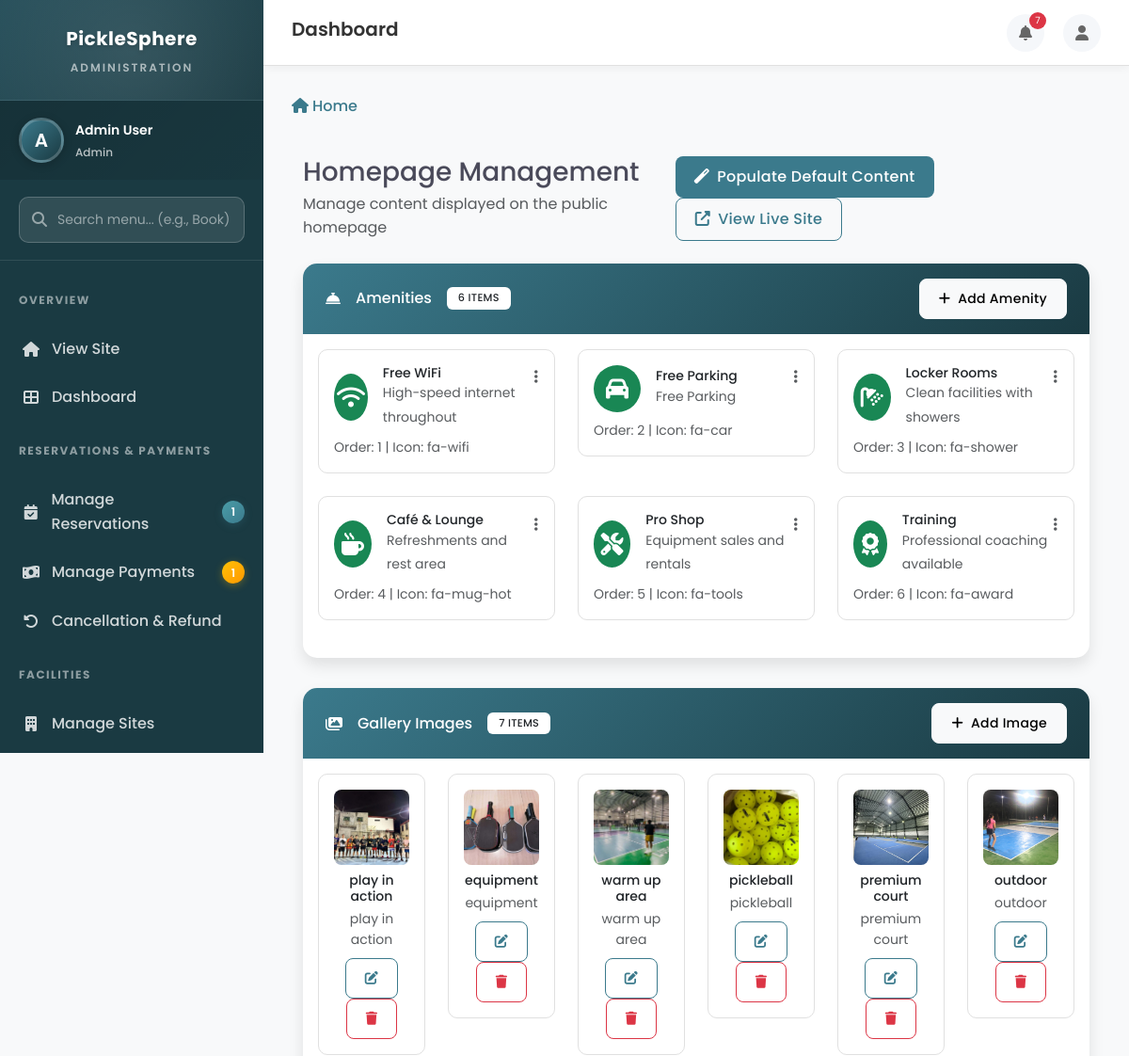
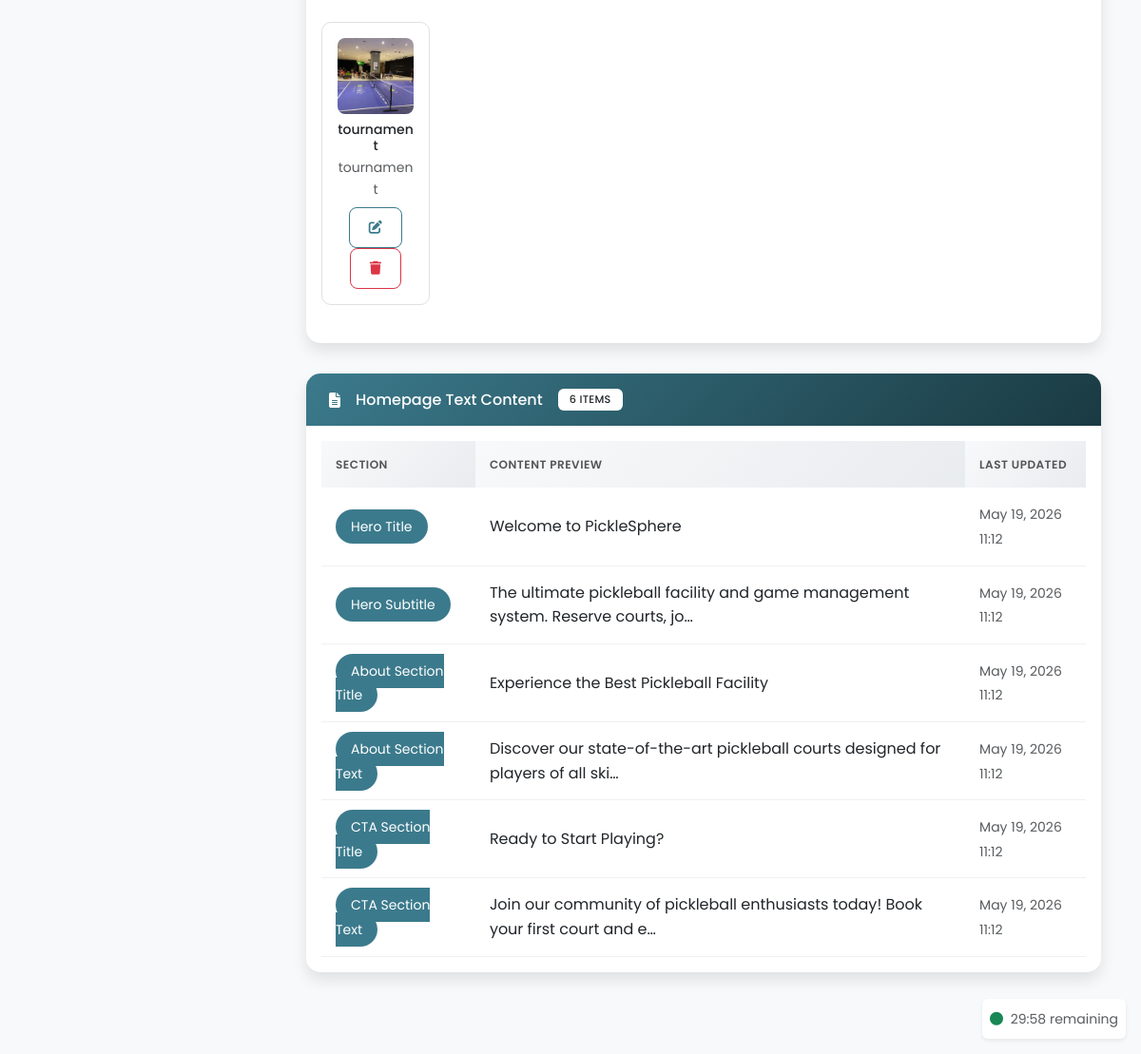
The page /dashboard/homepage/ (signed in) on the database its author committed (2 pictures, top to bottom).
### accounts/models.py (models this page shows, shortened)
class User(AbstractUser):
    ROLE_CHOICES = (
        ('admin', 'Admin'),
        ('staff', 'Staff'),
        ('user', 'User'),
    )
    GENDER_CHOICES = (
        ('M', 'Male'),
        ('F', 'Female'),
        ('O', 'Other'),
        ('P', 'Prefer not to say'),
    )
    role = models.CharField(max_length=10, choices=ROLE_CHOICES, default='user')
    gender = models.CharField(max_length=1, choices=GENDER_CHOICES, blank=True, null=True)
    phone_number = models.CharField(max_length=20, blank=True, null=True)
    profile_picture = models.ImageField(upload_to='profiles/', blank=True, null=True)
    address = models.TextField(blank=True, null=True)
    created_at = models.DateTimeField(auto_now_add=True)
    updated_at = models.DateTimeField(auto_now=True)
    class Meta:
        db_table = 'users'
    def is_admin(self):
        return self.role == 'admin'

### dashboard/models.py (models this page shows, shortened)
class Amenity(models.Model):
    icon = models.CharField(
        max_length=50,
        help_text="Font Awesome icon class, e.g., fa-wifi, fa-car",
        default="fa-check"
    )
    title = models.CharField(max_length=100)
    description = models.CharField(max_length=200)
    is_active = models.BooleanField(default=True)
    display_order = models.PositiveIntegerField(default=0)
    created_at = models.DateTimeField(auto_now_add=True)
    updated_at = models.DateTimeField(auto_now=True)
    class Meta:
        ordering = ['display_order', 'title']
        verbose_name = 'Amenity'
        verbose_name_plural = 'Amenities'

class GalleryImage(models.Model):
    image = models.ImageField(upload_to='gallery/')
    title = models.CharField(max_length=100, blank=True)
    alt_text = models.CharField(max_length=200, help_text="Alternative text for accessibility")
    is_active = models.BooleanField(default=True)
    display_order = models.PositiveIntegerField(default=0)
    created_at = models.DateTimeField(auto_now_add=True)
    updated_at = models.DateTimeField(auto_now=True)
    class Meta:
        ordering = ['display_order', '-created_at']
        verbose_name = 'Gallery Image'
        verbose_name_plural = 'Gallery Images'

class HomePageContent(models.Model):
    SECTION_CHOICES = [
        ('hero_title', 'Hero Title'),
        ('hero_subtitle', 'Hero Subtitle'),
        ('about_title', 'About Section Title'),
        ('about_text', 'About Section Text'),
        ('cta_title', 'CTA Section Title'),
        ('cta_text', 'CTA Section Text'),
    ]
    section = models.CharField(max_length=50, choices=SECTION_CHOICES, unique=True)
    content = models.TextField()
    is_active = models.BooleanField(default=True)
    updated_at = models.DateTimeField(auto_now=True)
    class Meta:
        verbose_name = 'Home Page Content'
        verbose_name_plural = 'Home Page Contents'

### dashboard/views.py (the view)
# urls.py: path('dashboard/homepage/', views.homepage_management, name='homepage_management'),
@login_required
@admin_required
def homepage_management(request):
    from .models import Amenity, GalleryImage, HomePageContent
    amenities = Amenity.objects.filter(is_active=True).order_by('display_order')
    gallery_images = GalleryImage.objects.filter(is_active=True).order_by('display_order')
    homepage_content = HomePageContent.objects.filter(is_active=True)
    context = {
        'amenities': amenities,
        'gallery_images': gallery_images,
        'homepage_content': homepage_content,
        'page_title': 'Homepage Management'
    }
    return render(request, 'admin/homepage/homepage_management.html', context)

### templates/admin/homepage/homepage_management.html (shortened to what this page needs)
{% extends 'base/dashboard_base.html' %}
{% load static %}
{% block content %}
<div class="container-fluid py-4">
    <div class="d-flex justify-content-between align-items-center mb-4">
        <div>
            <h1 class="h3 mb-1">Homepage Management</h1>
            <p class="text-muted mb-0">Manage content displayed on the public homepage</p>
        </div>
        <div>
            <form method="post" action="{% url 'populate_homepage_content' %}" class="d-inline">
                <button type="submit" class="btn btn-primary me-2">
                    <i class="fas fa-magic me-2"></i>Populate Default Content
                </button>
            </form>
            <a href="/" target="_blank" class="btn btn-outline-primary">
                <i class="fas fa-external-link-alt me-2"></i>View Live Site
            </a>
        </div>
    </div>
    <div class="card section-card">
        <div class="section-header">
            <div class="d-flex align-items-center">
                <i class="fas fa-concierge-bell me-3"></i>
                <h5 class="mb-0">Amenities</h5>
                <span class="badge bg-white text-dark ms-3">{{ amenities.count }} items</span>
            </div>
            <a href="{% url 'homepage_add_amenity' %}" class="btn btn-light btn-sm">
                <i class="fas fa-plus me-2"></i>Add Amenity
            </a>
        </div>
        <div class="card-body p-3">
            {% if amenities %}
                <div class="row">
                    {% for item in amenities %}
                    <div class="col-md-6 col-lg-4 mb-3">
                        <div class="item-card">
                            <div class="d-flex justify-content-between align-items-start">
                                <div class="d-flex align-items-center">
                                    <div class="item-icon bg-success text-white me-3">
                                        <i class="fas {{ item.icon }}"></i>
                                    </div>
                                    <div>
                                        <h6 class="mb-0">{{ item.title }}</h6>
                                        <small class="text-muted">{{ item.description }}</small>
                                    </div>
                                </div>
                                <div class="dropdown">
                                    <button class="btn btn-link text-muted p-0" data-bs-toggle="dropdown">
                                        <i class="fas fa-ellipsis-v"></i>
                                    </button>
                                </div>
                            </div>
                            <small class="text-muted d-block mt-2">Order: {{ item.display_order }} | Icon: {{ item.icon }}</small>
                        </div>
                    </div>
                    {% endfor %}
                </div>
            {% else %}
                <div class="text-center py-4 text-muted">
                    <i class="fas fa-concierge-bell fa-3x mb-3 opacity-25"></i>
                    <p>No amenities yet. Add facility features to display!</p>
                </div>
            {% endif %}
        </div>
    </div>
    <div class="card section-card">
        <div class="section-header">
            <div class="d-flex align-items-center">
                <i class="fas fa-images me-3"></i>
                <h5 class="mb-0">Gallery Images</h5>
                <span class="badge bg-white text-dark ms-3">{{ gallery_images.count }} items</span>
            </div>
            <a href="{% url 'homepage_add_gallery' %}" class="btn btn-light btn-sm">
                <i class="fas fa-plus me-2"></i>Add Image
            </a>
        </div>
        <div class="card-body p-3">
            {% if gallery_images %}
                <div class="row">
                    {% for item in gallery_images %}
                    <div class="col-md-4 col-lg-2 mb-3">
                        <div class="item-card text-center">
                            <img src="{{ item.image.url }}" alt="{{ item.alt_text }}" class="gallery-thumb mb-2">
                            <h6 class="mb-1">{{ item.title|default:"Untitled" }}</h6>
                            <small class="text-muted d-block">{{ item.alt_text|truncatechars:30 }}</small>
                            <div class="mt-2">
                                <a href="{% url 'homepage_edit_gallery' item.id %}" class="btn btn-sm btn-outline-primary">
                                    <i class="fas fa-edit"></i>
                                </a>
                                <a href="{% url 'homepage_delete_gallery' item.id %}" class="btn btn-sm btn-outline-danger" data-confirm-message="Delete this gallery image?" onclick="return customConfirm(this.dataset.confirmMessage, () => { window.location.href = this.href; })">
                                    <i class="fas fa-trash"></i>
                                </a>
                            </div>
                        </div>
                    </div>
                    {% endfor %}
                </div>
            {% else %}
                <div class="text-center py-4 text-muted">
                    <i class="fas fa-images fa-3x mb-3 opacity-25"></i>
                    <p>No gallery images yet. Add photos to showcase your facility!</p>
                </div>
            {% endif %}
        </div>
    </div>
    <div class="card section-card">
        <div class="section-header">
            <div class="d-flex align-items-center">
                <i class="fas fa-file-alt me-3"></i>
                <h5 class="mb-0">Homepage Text Content</h5>
                <span class="badge bg-white text-dark ms-3">{{ homepage_content.count }} items</span>
            </div>
        </div>
        <div class="card-body p-3">
            {% if homepage_content %}
                <div class="table-responsive">
                    <table class="table table-hover">
                        <thead>
                            <tr>
                                <th>Section</th>
                                <th>Content Preview</th>
                                <th>Last Updated</th>
                            </tr>
                        </thead>
                        <tbody>
                            {% for item in homepage_content %}
                            <tr>
                                <td><span class="badge-section">{{ item.get_section_display }}</span></td>
                                <td>{{ item.content|truncatechars:80 }}</td>
                                <td><small class="text-muted">{{ item.updated_at|date:"M d, Y H:i" }}</small></td>
                            </tr>
                            {% endfor %}
                        </tbody>
                    </table>
                </div>
            {% endif %}
        </div>
    </div>
</div>
{% endblock %}

### templates/base/dashboard_base.html (shortened to what this page needs)
{% extends 'base/base.html' %}
{% load static %}
{% block body %}
<div class="dashboard-wrapper">
    <aside class="sidebar">
        <div class="sidebar-header">
            <div class="sidebar-title">PickleSphere</div>
            <div class="sidebar-subtitle">{% if user.is_admin %}Administration{% elif user.is_staff_user %}Staff Portal{% else %}User Portal{% endif %}</div>
        </div>
        <div class="sidebar-user">
            {% if user.profile_picture %}
                <img src="{{ user.profile_picture.url }}" alt="{{ user.username }}" class="sidebar-user-avatar">
            {% else %}
                <div class="sidebar-user-avatar" style="background: linear-gradient(135deg, #3B7A8C 0%, #1a3a42 100%); display: flex; align-items: center; justify-content: center; color: white; font-weight: 600; font-size: 1.25rem;">
                    {{ user.username|first|upper }}
                </div>
            {% endif %}
            <div class="sidebar-user-info">
                <div class="sidebar-user-name">{{ user.get_full_name|default:user.username }}</div>
                <div class="sidebar-user-role">{{ user.get_role_display }}</div>
            </div>
        </div>
        <div class="sidebar-search">
            <div class="sidebar-search-wrapper">
                <i class="fas fa-search"></i>
                <input type="text" id="menuSearch" placeholder="Search menu... (e.g., Book)" onkeyup="filterMenu()">
            </div>
        </div>
        <nav class="sidebar-nav" id="sidebarNav">
            {% if user.is_admin %}
            <div class="nav-section">
                <div class="nav-section-title">Overview</div>
                <a href="{% url 'home' %}" class="nav-link">
                    <i class="fas fa-home"></i>
                    <span>View Site</span>
                </a>
                <a href="{% url 'admin_dashboard' %}" class="nav-link {% if request.resolver_match.url_name == 'admin_dashboard' %}active{% endif %}">
                    <i class="fas fa-th-large"></i>
                    <span>Dashboard</span>
                </a>
            </div>
            <div class="nav-section">
                <div class="nav-section-title">Reservations & Payments</div>
                <a href="{% url 'admin_reservation_list' %}" class="nav-link {% if 'reservation' in request.resolver_match.url_name %}active{% endif %}">
                    <i class="fas fa-calendar-check"></i>
                    <span>Manage Reservations</span>
                    {% if badge_pending_reservations > 0 %}
                        <span class="menu-badge">{{ badge_pending_reservations }}</span>
                    {% endif %}
                </a>
                <a href="{% url 'admin_payments' %}" class="nav-link {% if 'payment' in request.resolver_match.url_name %}active{% endif %}">
                    <i class="fas fa-money-bill-wave"></i>
                    <span>Manage Payments</span>
                    {% if badge_pending_payments > 0 %}
                        <span class="menu-badge warning">{{ badge_pending_payments }}</span>
                    {% endif %}
                </a>
                <a href="{% url 'admin_cancellation_refunds' %}" class="nav-link {% if request.resolver_match.url_name == 'admin_cancellation_refunds' %}active{% endif %}">
                    <i class="fas fa-undo-alt"></i>
                    <span>Cancellation & Refund</span>
                </a>
            </div>
            <div class="nav-section">
                <div class="nav-section-title">Facilities</div>
                <a href="{% url 'admin_site_list' %}" class="nav-link {% if 'site' in request.resolver_match.url_name %}active{% endif %}">
                    <i class="fas fa-building"></i>
                    <span>Manage Sites</span>
                </a>
                <a href="{% url 'admin_court_list' %}" class="nav-link {% if 'court' in request.resolver_match.url_name %}active{% endif %}">
                </a>
            </div>
            {% endif %}
        </nav>
    </aside>
    <main class="main-content">
        <header class="header">
            <div class="header-left">
                <h1 class="page-title">{% block page_title %}Dashboard{% endblock %}</h1>
            </div>
            <div class="header-right">
                <div class="dropdown">
                    <button class="header-icon-btn dropdown-toggle position-relative dropdown-toggle-hide-arrow" data-bs-toggle="dropdown">
                        <i class="fas fa-bell"></i>
                        {% if unread_notification_count > 0 %}
                            <span class="notification-badge">{{ unread_notification_count }}</span>
                        {% endif %}
                    </button>
                </div>
                <div class="dropdown">
                    <button class="header-icon-btn dropdown-toggle dropdown-toggle-hide-arrow" data-bs-toggle="dropdown">
                        <i class="fas fa-user"></i>
                    </button>
                </div>
            </div>
        </header>
        <div class="page-content">
            {% block breadcrumb %}
            <nav aria-label="breadcrumb" class="mb-3">
                <ol class="breadcrumb">
                    {% if user.is_admin %}
                        <li class="breadcrumb-item"><a href="{% url 'admin_dashboard' %}"><i class="fas fa-home me-1"></i>Home</a></li>
                    {% elif user.is_staff_user %}
                        <li class="breadcrumb-item"><a href="{% url 'staff_dashboard' %}"><i class="fas fa-home me-1"></i>Home</a></li>
                    {% else %}
                        <li class="breadcrumb-item"><a href="{% url 'user_dashboard' %}"><i class="fas fa-home me-1"></i>Home</a></li>
                    {% endif %}
                </ol>
            </nav>
            {% endblock %}
            {% block content %}{% endblock %}
        </div>
    </main>
</div>
{% endblock %}

### rows shown on the page
User: username|first "A", get_full_name "Admin User", role "Admin"
Amenity: title "Free WiFi", description "High-speed internet throughout", display_order "1", icon "fa-wifi"
Amenity: title "Free Parking", description "Free Parking", display_order "2", icon "fa-car"
Amenity: title "Locker Rooms", description "Clean facilities with showers", display_order "3", icon "fa-shower"
Amenity: title "Café & Lounge", description "Refreshments and rest area", display_order "4", icon "fa-mug-hot"
Amenity: title "Pro Shop", description "Equipment sales and rentals", display_order "5", icon "fa-tools"
Amenity: title "Training", description "Professional coaching available", display_order "6", icon "fa-award"
GalleryImage: image (picture), title "play in action", alt_text "play in action"
GalleryImage: image (picture), title "equipment", alt_text "equipment"
GalleryImage: image (picture), title "warm up area", alt_text "warm up area"
GalleryImage: image (picture), title "pickleball", alt_text "pickleball"
GalleryImage: image (picture), title "premium court", alt_text "premium court"
GalleryImage: image (picture), title "outdoor", alt_text "outdoor"
GalleryImage: image (picture), title "tournament", alt_text "tournament"
HomePageContent: section "Hero Title", content "Welcome to PickleSphere", updated_at "May 19, 2026 11:12"
HomePageContent: section "Hero Subtitle", content "The ultimate pickleball facility and game management system. Reserve courts, jo…", updated_at "May 19, 2026 11:12"
HomePageContent: section "About Section Title", content "Experience the Best Pickleball Facility", updated_at "May 19, 2026 11:12"
HomePageContent: section "About Section Text", content "Discover our state-of-the-art pickleball courts designed for players of all ski…", updated_at "May 19, 2026 11:12"
HomePageContent: section "CTA Section Title", content "Ready to Start Playing?", updated_at "May 19, 2026 11:12"
HomePageContent: section "CTA Section Text", content "Join our community of pickleball enthusiasts today! Book your first court and e…", updated_at "May 19, 2026 11:12"

### other values the page prints
{{ badge_pending_reservations }} "1"
{{ badge_pending_payments }} "1"
{{ unread_notification_count }} "7"
{{ amenities.count }} "6"
{{ gallery_images.count }} "7"
{{ homepage_content.count }} "6"
